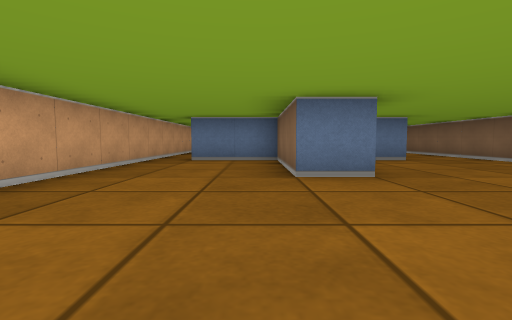
view 1 (above)

14 first-person views from a walk through a cub3D ray-caster map. The camera is about half as high as the walls, tilts 4° down and sees 85° across. The floor is counted in squares. Each view is taken from the middle of a square. On the plan, view 1 faces up. The plan holds only what a view shows up to about 9 squares ahead; the rest is blank.

view 2
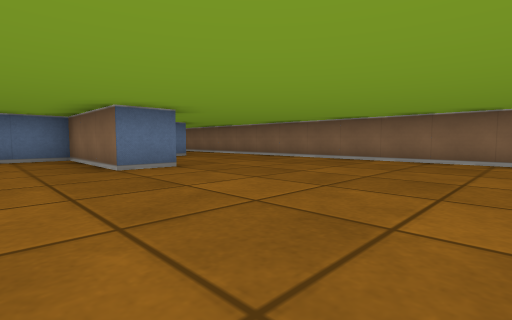

view 3
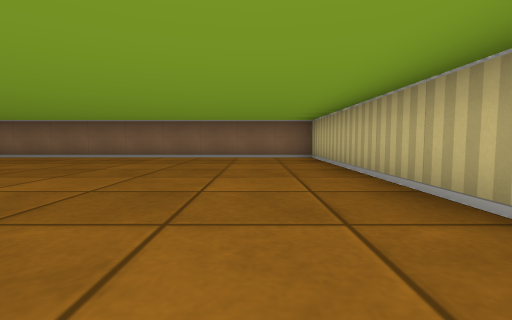

view 4
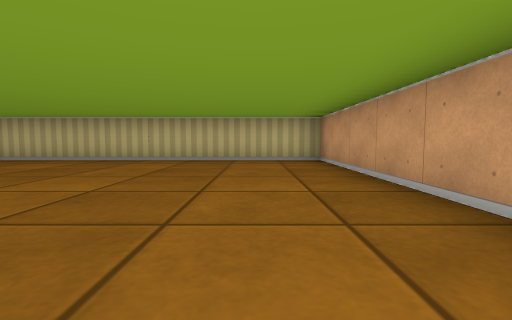

view 5
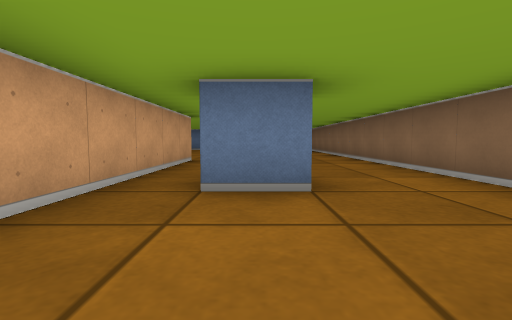

view 6
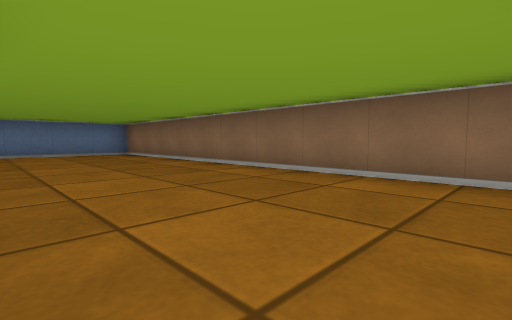

view 7
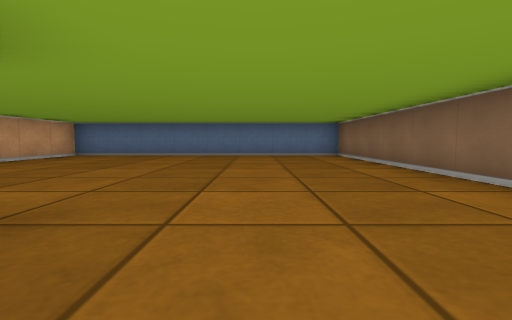

view 8
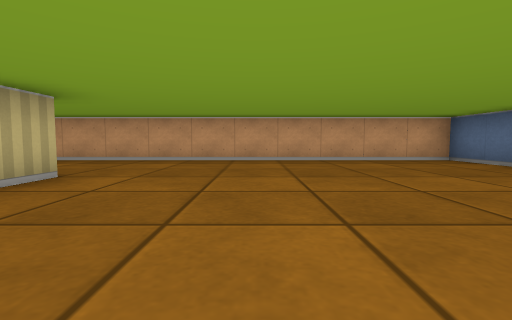

view 9
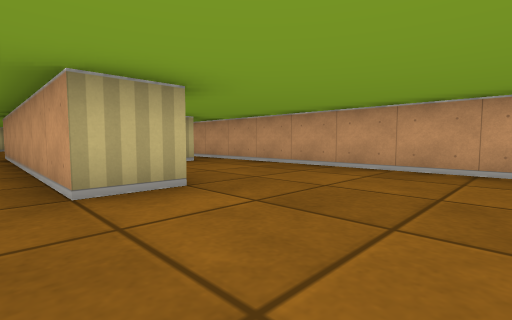

view 10
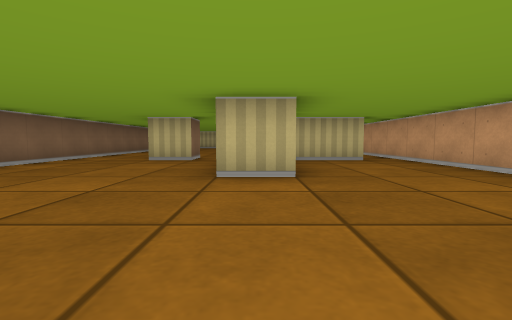

view 11
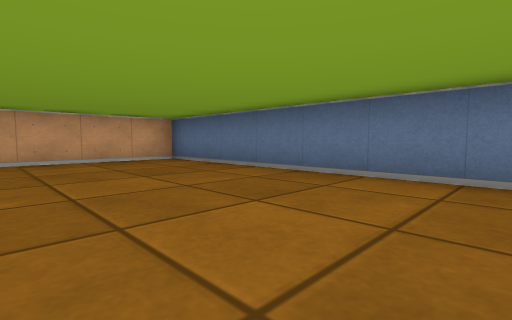

view 12
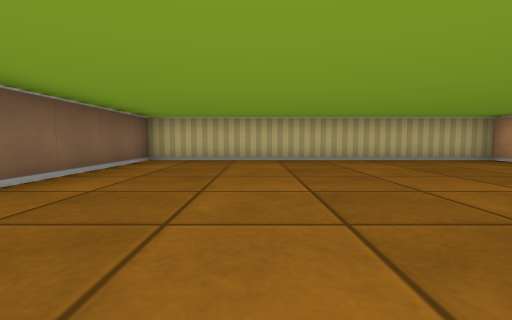

view 13
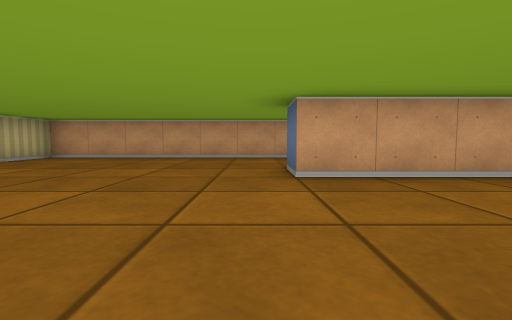

view 14
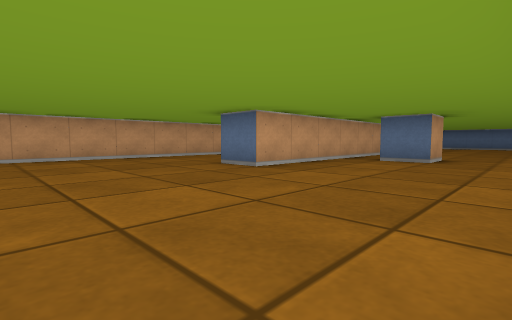

### Floor plan
Points are (right, up) in squares from view 1. A wall is a line through its corners. A room is listed if a view was taken in it or the views show most of it. See-through windows are left out.
Room 1 (views 1, 2, 3, 4, 5, 6, 7, 8, 9, 10, 11, 12, 13, 14)
walls: (2.5, 7.5) (3.5, 7.5) (3.5, 6.5) (2.5, 6.5) (2.5, 7.5); (0.4, 10.5) (1.5, 10.5) (1.5, 3.5) (0.5, 3.5) (0.5, 6.5) (-1.5, 6.5); (-1.6, 7.5) (0.1, 7.5); (5.5, 17.5) (-2.5, 17.5) (-2.5, -2.5) (5.5, -2.5) (5.5, 17.5)

Where each view was taken, in squares from view 1:
view 1: 0 up, 0 right, facing up
view 2: 1 down, 1 left, facing up-right
view 3: 1 down, 2 left, facing right
view 4: 4 up, 1 left, facing down
view 5: 4 up, 3 right, facing up
view 6: 8 up, 2 right, facing up-right
view 7: 9 up, 3 right, facing up
view 8: 13 up, 4 right, facing left
view 9: 13 up, 2 right, facing down-left
view 10: 14 up, 1 right, facing down
view 11: 14 up, 4 right, facing up-left
view 12: 4 up, 3 right, facing down
view 13: 3 up, 5 right, facing left
view 14: 0 up, 5 right, facing up-left
